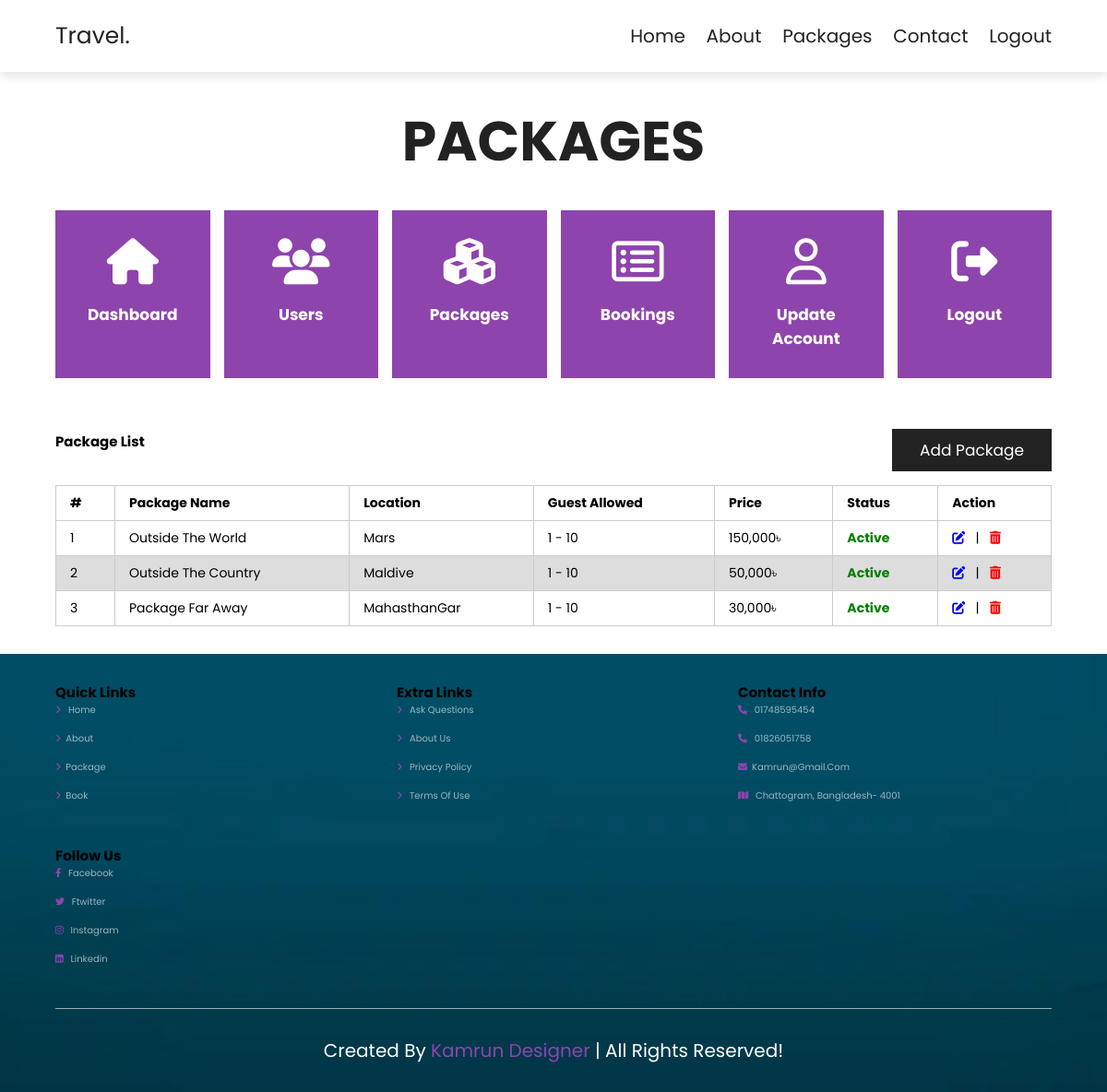
The app's page /admin/packages/index.php (signed in) with its own data.
### tables this page shows
CREATE TABLE `packages` (
  `id` int NOT NULL,
  `package_name` varchar(150) NOT NULL,
  `location` varchar(150) NOT NULL,
  `min_guest` int NOT NULL DEFAULT '1',
  `max_guest` int NOT NULL,
  `price` int NOT NULL,
  `details` text NOT NULL,
  `status` tinyint(1) NOT NULL DEFAULT '1'
);

### admin/packages/index.php (the view, shortened to what this page needs)
<?php
$query = mysqli_query($conn, "SELECT * FROM `packages` ORDER BY `id` DESC");
?>
<!DOCTYPE html>
<html lang="en">
<head>
    <?php include_once '../inc/head.php'; ?>
</head>
<body>
    <?php include_once '../inc/header.php'; ?>
    <section class="services">
        <h1 class="heading-title">Packages</h1>
        <?php include_once "../inc/menu.php"; ?>
        <div style="display: flex; align-items: center; justify-content: space-between; margin-top: 35px; margin-bottom: 15px">
            <h1>Package List</h1>
            <a href="add.php" class="btn">Add Package</a>
        </div>
        <div class="table-responsive">
            <table width="100%" border="none">
                <thead>
                    <tr>
                        <th>#</th>
                        <th>Package Name</th>
                        <th>Location</th>
                        <th>Guest Allowed</th>
                        <th>Price</th>
                        <th>Status</th>
                        <th>Action</th>
                    </tr>
                </thead>
                <tbody>
                    <?php if (mysqli_num_rows($query) > 0) {
                        $count = 1;
                        while ($result = mysqli_fetch_assoc($query)) { ?>
                            <tr>
                                <td><?php echo $count; ?></td>
                                <td><?php echo $result['package_name']; ?></td>
                                <td><?php echo $result['location']; ?></td>
                                <td><?php echo $result['min_guest'] . ' - ' . $result['max_guest']; ?></td>
                                <td><?php echo number_format($result['price']); ?>৳</td>
                                <td>
                                    <?php if ($result['status'] == 1) {
                                        echo '<span style="color: green; font-weight: bold">Active</span>';
                                    } else {
                                        echo '<span style="color: red; font-weight: bold">Inactive</span>';
                                    } ?>
                                </td>
                                <td>
                                    <a href="update.php?package=<?php echo $result['id']; ?>"><i class="fa fa-edit"></i></a>
                                    &nbsp; | &nbsp;
                                    <a href="delete.php?package=<?php echo $result['id']; ?>" style="color: red"><i class="fa fa-trash-can"></i></a>
                                </td>
                            </tr>
                        <?php $count++;
                        }
                    } else { ?>
                        <tr>
                            <td colspan="7" style="text-align: center; color: red; font-weight: bold">No package data found!</td>
                        </tr>
                    <?php } ?>
                </tbody>
            </table>
        </div>
    </section>
    <?php include_once '../inc/footer.php'; ?>
</body>
</html>

### admin/packages/index.php (style rules this page uses)
div.table-responsive { overflow-x: auto; width: 100%; }
table { font-family: arial, sans-serif; border-collapse: collapse; width: 100%; }
td, th { border: 1px solid #ccc; text-align: left; padding: 8px 15px; font-size: 14px; text-wrap: nowrap; }
tr:nth-child(even) { background-color: #dddddd; }

### records on screen
packages: package_name "Outside The World", location "Mars", min_guest "1", max_guest "10", price "150,000", status "Active"
packages: package_name "Outside The Country", location "Maldive", min_guest "1", max_guest "10", price "50,000", status "Active"
packages: package_name "Package Far Away", location "MahasthanGar", min_guest "1", max_guest "10", price "30,000", status "Active"
